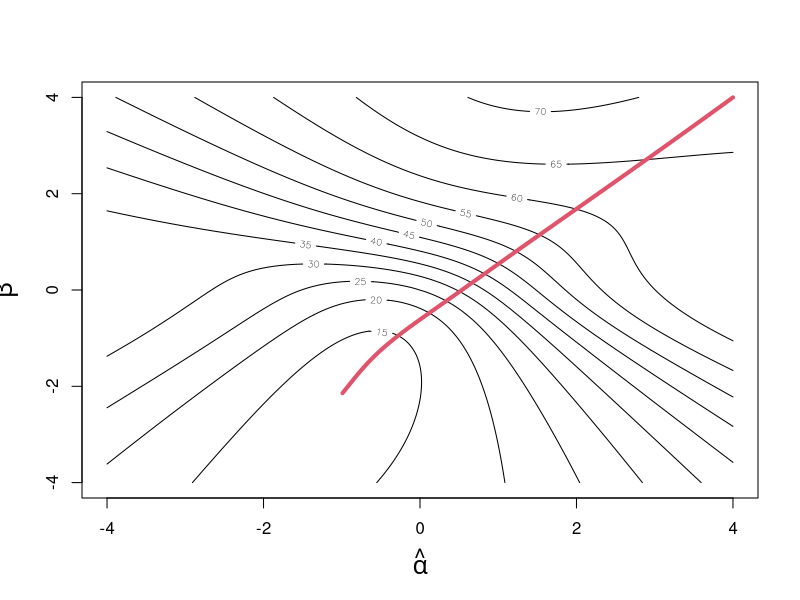

Recreate this plot in R.
## R_Demo_AML_neuralnet_gradiant_decent_glm.R
##########################################################################
## INSTRUCTOR: Christopher Fariss
## COURSE NAME: Advanced Computational Methods for Social Media and Textual Data (3B)
## University of Essex Summer School 2023
##
## Date: 2023-08-13
##
## Please e-mail me if you find any errors or have and suggestions (either email is fine)
## e-mail: cjf0006@gmail.com
## e-mail: cjfariss@umich.edu
##########################################################################
## Introduction to tutorial:
##
## Overview of Gradient Decent for generalized linear model example.
##
## Gradient decent is an iterative process used to find the best parameter value(s) in any model and especially a neural network.
##
##########################################################################

## set learning rate this varies on the unit interval (0 to 1]
library(MASS)
library(boot)
library(gtools)

lr <- .2
n <- 100
x <- rnorm(n)

alpha <- -1
beta <- -2

y <- rbinom(1:n, 1, prob=inv.logit(alpha + beta*x))
#y <- rbinom(1:n, 1, prob=inv.logit(alpha + beta*x + rnorm(n)))

## Start with a random guess
X_mat <- cbind(1,x)

alpha_hat <- 4
beta_hat <- 4
iterations <- 1000

loss <- variance <- NA

y_hat <- matrix(NA, nrow=n, ncol=iterations)
y_error <- matrix(NA, nrow=n, ncol=iterations)
delta <- matrix(NA, nrow=2, ncol=iterations)

## sequential iterations to evaulate loss function
for (j in 1:iterations){
    
    ## calculate the predicted y_hat based on the observed x variable and the best guess of alpha and beta
    y_hat[,j] <- inv.logit(alpha_hat[j] + beta_hat[j] * x)

    ## this works too but not as well as above
    #y_hat[,j] <- rbinom(1:n,1,prob=inv.logit(alpha_hat[j] + beta_hat[j] * x))
    
    ## difference between the predicted y (y_hat) and y is the error for y
    y_error[,j] <- y_hat[,j] - y
    
    ## the estimated error is used to calculate the unexplained variance between y and y_hat, which is the sum of squared errors
    loss[j] <- sum(y_error[,j]^2)
    
    ## calculate the gradient at that point (this works because the errors are independent to the column vectors in X
    ##delta[1:2,j] <- (t(X_mat) %*% y_error[,j]) * (1/n)
    delta[1,j] <- sum(X_mat[,1] * y_error[,j])/n
    delta[2,j] <- sum(X_mat[,2] * y_error[,j])/n
    
    ## shift estimates along the gradient (+ function if y-y_hat; - function if y_hat-y)
    alpha_hat[j+1] <- alpha_hat[j] - (lr*delta[1,j])
    beta_hat[j+1] <- beta_hat[j] - (lr*delta[2,j])
}

## estimate glm model
fit <- glm(y~x, family=binomial("logit"))
fit

## print the last value of the sequence of parameter estimates
alpha_hat[length(alpha_hat)]
beta_hat[length(beta_hat)]


## graph the values as a function of the loss statistic
ALPHA_seq <- seq(from=-4,4,.05)
BETA_seq <- seq(from=-4,4,.05)

LOSS <- matrix(NA, nrow=length(ALPHA_seq), ncol=length(BETA_seq))

## grid search for graphing
for(i in 1:length(ALPHA_seq)){
    for(j in 1:length(ALPHA_seq)){
        Y_hat <- inv.logit(ALPHA_seq[i] + BETA_seq[j] * X_mat[,2])
        LOSS[i,j] <- sum((y-Y_hat)^2)
        
    }
}

## plot the log loss
contour(ALPHA_seq, BETA_seq,(LOSS), xlab=expression(hat(alpha)), ylab=expression(hat(beta)), cex.lab=1.5)
lines(alpha_hat, beta_hat, col=2, lwd=4)
